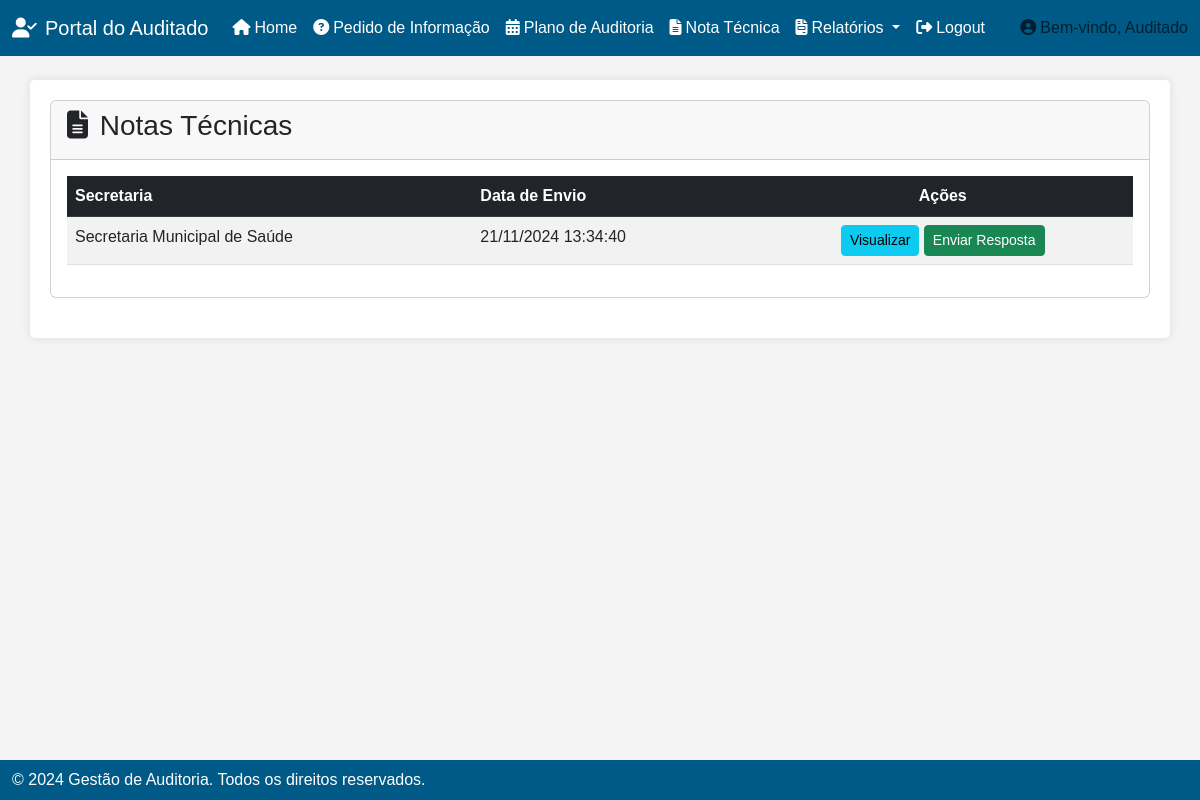
Page /visualizar_nota_tecnica (signed in) on the earlier database version.
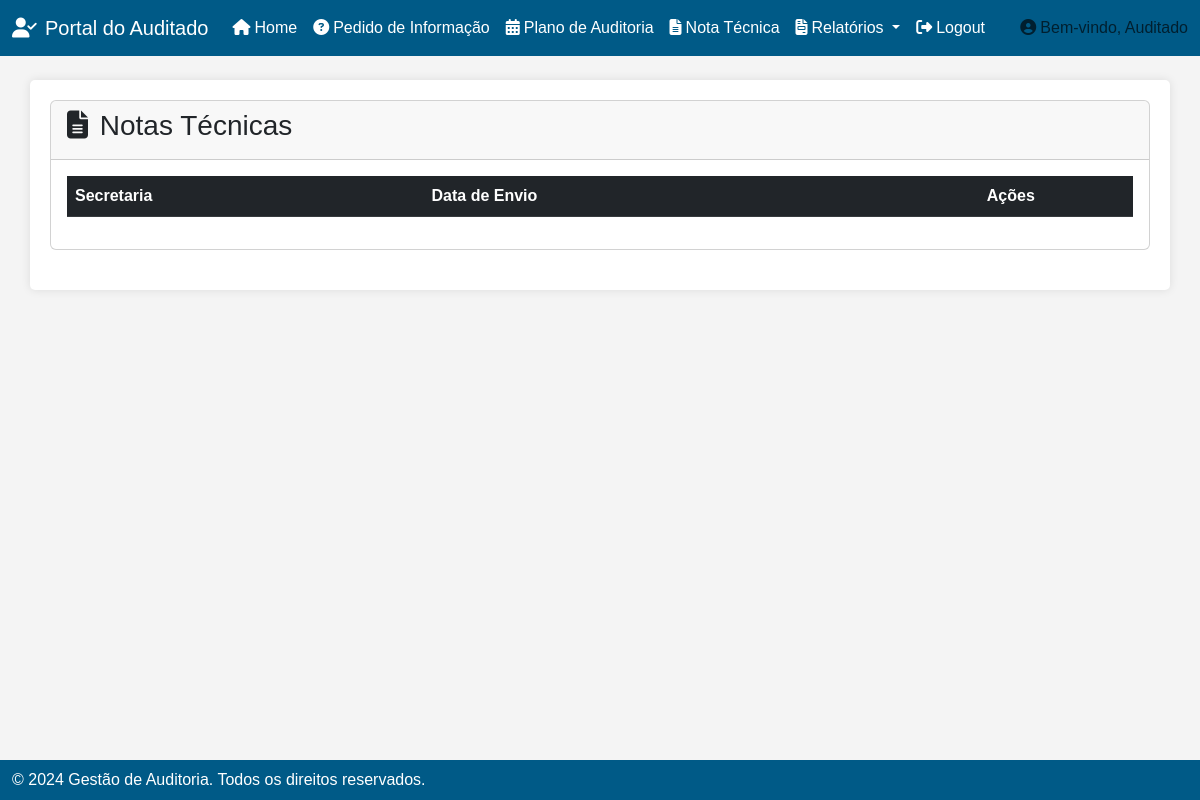
Same page on the later database version.
### app.py (models this page shows)
class Documento(db.Model):
    __tablename__ = 'documentos'
    id = db.Column(db.Integer, primary_key=True)
    secretaria = db.Column(db.String(100))
    cargo = db.Column(db.String(100))  # Esta coluna deve estar aqui
    usuario = db.Column(db.String(100))
    tipo_documento = db.Column(db.String(50))
    arquivo = db.Column(db.String(200))
    data_envio = db.Column(db.DateTime, default=datetime.utcnow)

### app.py (the view)
@app.route('/visualizar_nota_tecnica')
def visualizar_nota_tecnica():
    if 'user_secretaria' in session:
        documentos = Documento.query.filter_by(secretaria=session['user_secretaria'], tipo_documento='Nota Técnica').all()
        return render_template('auditado/visualizar_nota_tecnica.html', documentos=documentos)
    else:
        flash('Usuário não autenticado.')
        return redirect(url_for('login_auditado'))

### templates/auditado/visualizar_nota_tecnica.html (shortened to what this page needs)
{% extends "base_auditado.html" %}
{% block content %}
<div class="card">
    <div class="card-header">
        <h3><i class="fas fa-file-alt me-1"></i> Notas Técnicas</h3>
    </div>
    <div class="card-body">
        <div class="table-responsive">
            <table class="table table-striped">
                <thead class="table-dark">
                    <tr>
                        <th>Secretaria</th>
                        <th>Data de Envio</th>
                        <th class="text-center">Ações</th>
                    </tr>
                </thead>
                <tbody>
                    {% for documento in documentos if documento.tipo_documento == 'Nota Técnica' %}
                        <tr>
                            <td>{{ documento.secretaria }}</td>
                            <td>{{ documento.data_envio.strftime('%d/%m/%Y %H:%M:%S') }}</td>
                            <td class="text-center">
                                <a href="{{ url_for('visualizar_documento', filename=documento.arquivo) }}" target="_blank" class="btn btn-info btn-sm">Visualizar</a>
                                <a href="{{ url_for('responder_nota_tecnica', nota_id=documento.id) }}" class="btn btn-success btn-sm">Enviar Resposta</a>
                            </td>
                        </tr>
                    {% endfor %}
                </tbody>
            </table>
        </div>
    </div>
</div>
{% endblock %}

Differences in the rows shown:
removed Documento: secretaria "Secretaria Municipal de Saúde", data_envio "21/11/2024 13:34:40"
